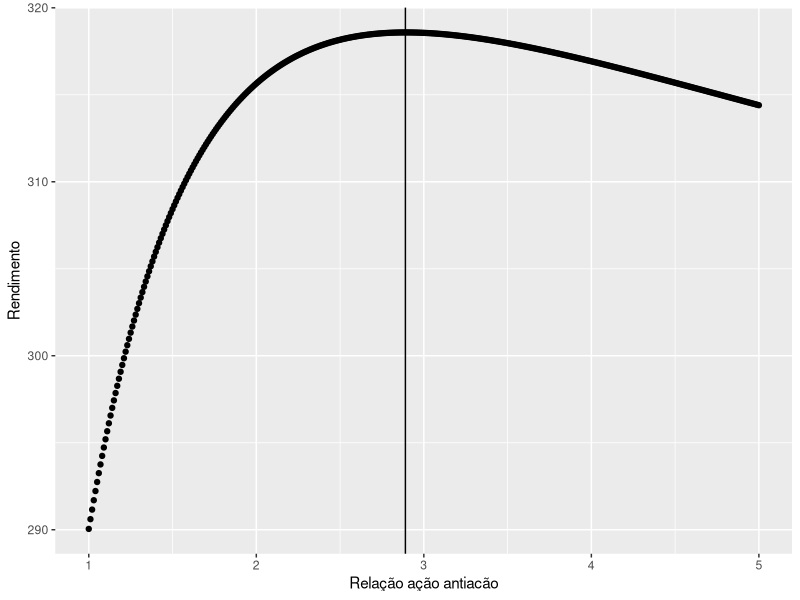

The R source for this figure:
## ---- chunk 1
knitr::opts_chunk$set(echo = TRUE, 
                      size = "footnotesize",
                      comment = NA,
                      warning = FALSE,
                      message = FALSE,
                      #out.width = "1\\linewidth",
                      fig.align = "center",
                      fig.width = 8, 
                      fig.height = 4, 
                      fig.show = "hold",
                      fig.path = "FigurasAEAA/",
                      fig.pos = "!htb",
                      background = "#E6E6FA",
                      dev = c("png",'pdf'),
                      res=300,
                      dpi = 300,
                      cache = F)

## ---- chunk 2
#library(readr)
library(dplyr)
library(tidyverse)
library(ggplot2)
## ---- chunk 3
ano <- rep(2003:2015,3)
ativo <- rep(c('acoes','dolar','ouro'),each=13)
rentab <- c(97.33, 17.81, 27.71, 32.93, 43.65,
            -41.22, 82.66, 1.04, -18.11, 7.40,
            -15.50, -2.91, -13.31, 
            -18.31, -8.14, -11.96, -8.63, -16.69,
            30.02, -24.69, -4.79, 12.27, 9.95,
            15.31, 12.51, 49.04,
            -0.77, -2.85, 2.93, 12.69, 11.26, 
            32.13, -3.05, 32.26, 15.85, 15.26, 
            -17.35, 12.04, 33.63)
dados <- data.frame(ano,ativo,rentab)
#
widedata <- dados %>% 
  spread(ativo,rentab)
## ---- chunk 4
widedata
## ---- chunk 5
x <- function(y) 1/(1+y)
a <- seq(1,5,0.01)
x(a)
#
ac.p <- 1 - x(a)
dl.p <- x(a)/2
ou.p <- x(a)/2
ac.p + dl.p + ou.p

aux <- c()
for (i in 1:length(x(a))) {
  rr <- (ac.p[i]*widedata[,2] +
    dl.p[i]*widedata[,3] + 
    ou.p[i]*widedata[,4])/100 + 1
  rr.1 <- (prod(rr)-1)*100
  aux <- c(aux,rr.1)
}
ddss <- data.frame(RelacaoAAA=a,rendimento=aux)
#
ac.p <- 1 - x(a)
dl.p <- x(a)/2
ou.p <- x(a)/2
# ac.p + dl.p + ou.p = 1
## ---- chunk 6
ddss %>% 
  ggplot() +
  aes(RelacaoAAA,rendimento) +
  geom_point() +
  geom_vline(xintercept = ddss[which.max(ddss[,2]),1]) +
  labs(x = 'Relação ação antiacão',y='Rendimento')

